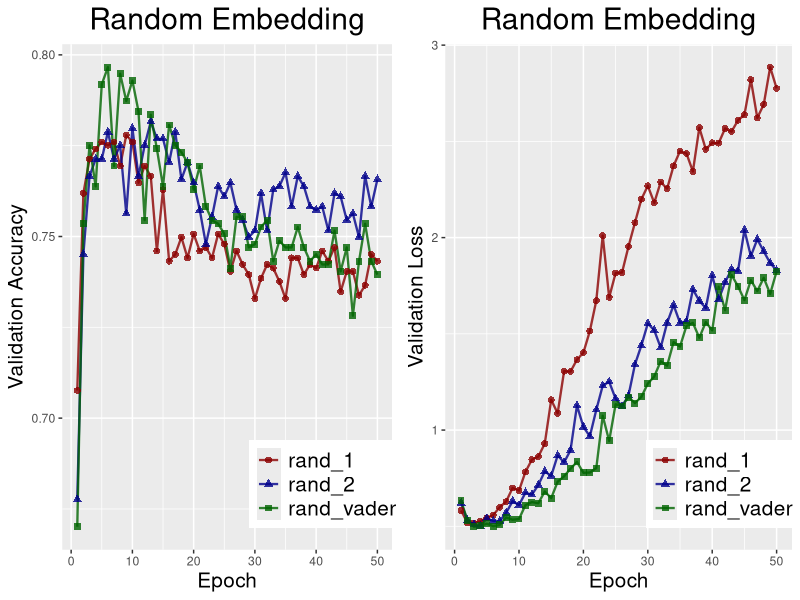
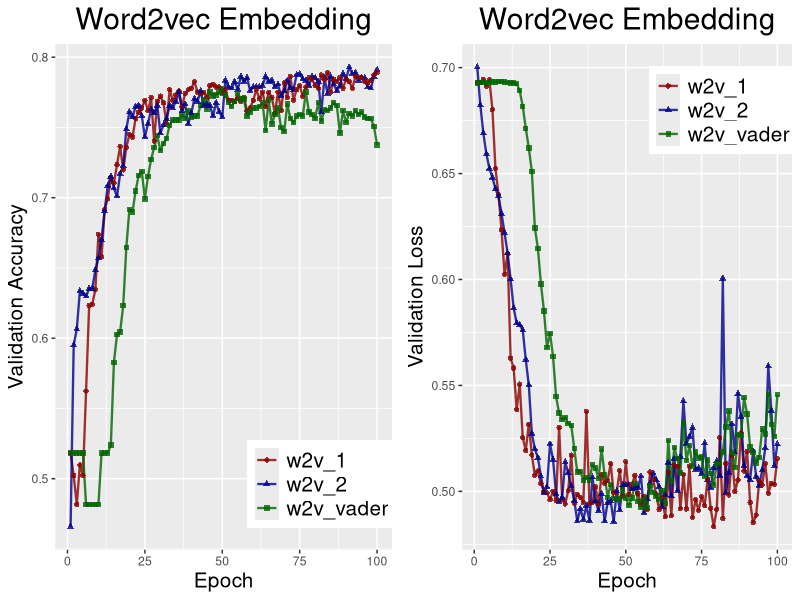

The R source for these figures, in order:
library(ggplot2)
library(grid)
library(grDevices)

setwd("~/Desktop")
rand1=readLines("rand_result_1.txt")
rand2=readLines("rand_result_2.txt")
rand3=readLines("rand_vader_result.txt")
w2v1=readLines("w2v_result_1.txt")
w2v2=readLines("w2v_result_2.txt")
w2v3=readLines("w2v_vader_result.txt")

#rand之间的比较。包含三个方面：交叉验证的准确率、交叉验证的损失函数值、训练时间
rand1=rand1[(2:51)*2-1]
rand2=rand2[(2:51)*2-1]
rand3=rand3[(2:51)*2-1]
mfun1=function(x,i) return(strsplit(gsub(" - ","#",gsub(": ","#",x)),"#")[[1]][i])
val_acc1=sapply(rand1,mfun1,9)
val_acc2=sapply(rand2,mfun1,9)
val_acc3=sapply(rand3,mfun1,9)
val_loss1=sapply(rand1,mfun1,7)
val_loss2=sapply(rand2,mfun1,7)
val_loss3=sapply(rand3,mfun1,7)
time1=sapply(rand1,mfun1,1)
time2=sapply(rand2,mfun1,1)
time3=sapply(rand3,mfun1,1)

pd1=data.frame(epoch=1:50,acc=c(val_acc1,val_acc2,val_acc3),loss=c(val_loss1,val_loss2,val_loss3),time=c(time1,time2,time3),fill=rep(c("rand_1","rand_2","rand_vader"),each=50))
pd1$acc=as.numeric(as.character(pd1$acc))
pd1$loss=as.numeric(as.character(pd1$loss))
pd1$time=gsub("s","",pd1$time)
pd1$time=as.numeric(as.character(pd1$time))
pfun1=function(){
  ph1=ggplot(data=pd1,aes(x=epoch,y=acc,color=fill))+
    geom_line(size=0.8,alpha=0.8)+
    geom_point(aes(shape=fill),size=2,alpha=0.8)+
    labs(x="Epoch",y="Validation Accuracy",title="Random Embedding")+
    scale_color_manual(values=c("darkred","darkblue","darkgreen"))+
    theme(plot.title=element_text(hjust=0.5),
          legend.title=element_blank(),
          legend.position=c(0.8,0.13),
          legend.text=element_text(size=15),
          axis.title=element_text(size=15),
          title=element_text(size=18))
  #print(ph1)
  ph2=ggplot(data=pd1,aes(x=epoch,y=loss,color=fill))+
    geom_line(size=0.8,alpha=0.8)+
    geom_point(aes(shape=fill),size=2,alpha=0.8)+
    labs(x="Epoch",y="Validation Loss",title="Random Embedding")+
    scale_color_manual(values=c("darkred","darkblue","darkgreen"))+
    theme(plot.title=element_text(hjust=0.5),
          legend.title=element_blank(),
          legend.position=c(0.8,0.13),
          legend.text=element_text(size=15),
          axis.title=element_text(size=15),
          title=element_text(size=18))
  #print(ph2)
  grid.newpage()
  pushViewport(viewport(layout = grid.layout(1,2)))
  vplayout <- function(x,y){
    viewport(layout.pos.row = x, layout.pos.col = y)
  }
  print(ph1, vp = vplayout(1,1))
  print(ph2, vp = vplayout(1,2))
}
pdf("rand.pdf",width=9,height=5)
pfun1()
dev.off()

#w2v之间的比较。包含三个方面：交叉验证的准确率、交叉验证的损失函数值、训练时间
w2v1=w2v1[(2:101)*2-1]
w2v2=w2v2[(2:101)*2-1]
w2v3=w2v3[(2:101)*2-1]
mfun1=function(x,i) return(strsplit(gsub(" - ","#",gsub(": ","#",x)),"#")[[1]][i])
val_acc1=sapply(w2v1,mfun1,9)
val_acc2=sapply(w2v2,mfun1,9)
val_acc3=sapply(w2v3,mfun1,9)
val_loss1=sapply(w2v1,mfun1,7)
val_loss2=sapply(w2v2,mfun1,7)
val_loss3=sapply(w2v3,mfun1,7)
time1=sapply(w2v1,mfun1,1)
time2=sapply(w2v2,mfun1,1)
time3=sapply(w2v3,mfun1,1)

pd2=data.frame(epoch=1:100,acc=c(val_acc1,val_acc2,val_acc3),loss=c(val_loss1,val_loss2,val_loss3),time=c(time1,time2,time3),fill=rep(c("w2v_1","w2v_2","w2v_vader"),each=50))
pd2$acc=as.numeric(as.character(pd2$acc))
pd2$loss=as.numeric(as.character(pd2$loss))
pd2$time=gsub("s","",pd2$time)
pd2$time=as.numeric(as.character(pd2$time))
pfun2=function(){
  ph1=ggplot(data=pd2,aes(x=epoch,y=acc,color=fill))+
    geom_line(size=0.8,alpha=0.8)+
    geom_point(aes(shape=fill),size=1.5,alpha=0.8)+
    labs(x="Epoch",y="Validation Accuracy",title="Word2vec Embedding")+
    scale_color_manual(values=c("darkred","darkblue","darkgreen"))+
    theme(plot.title=element_text(hjust=0.5),
          legend.title=element_blank(),
          legend.position=c(0.79,0.13),
          legend.text=element_text(size=15),
          axis.title=element_text(size=15),
          title=element_text(size=18))
  #print(ph1)
  ph2=ggplot(data=pd2,aes(x=epoch,y=loss,color=fill))+
    geom_line(size=0.8,alpha=0.8)+
    geom_point(aes(shape=fill),size=1.5,alpha=0.8)+
    labs(x="Epoch",y="Validation Loss",title="Word2vec Embedding")+
    scale_color_manual(values=c("darkred","darkblue","darkgreen"))+
    theme(plot.title=element_text(hjust=0.5),
          legend.title=element_blank(),
          legend.position=c(0.79,0.87),
          legend.text=element_text(size=15),
          axis.title=element_text(size=15),
          title=element_text(size=18))
  #print(ph2)
  grid.newpage()
  pushViewport(viewport(layout = grid.layout(1,2)))
  vplayout <- function(x,y){
    viewport(layout.pos.row = x, layout.pos.col = y)
  }
  print(ph1, vp = vplayout(1,1))
  print(ph2, vp = vplayout(1,2))
}
pdf("w2v.pdf",width=9,height=5)
pfun2()
dev.off()
